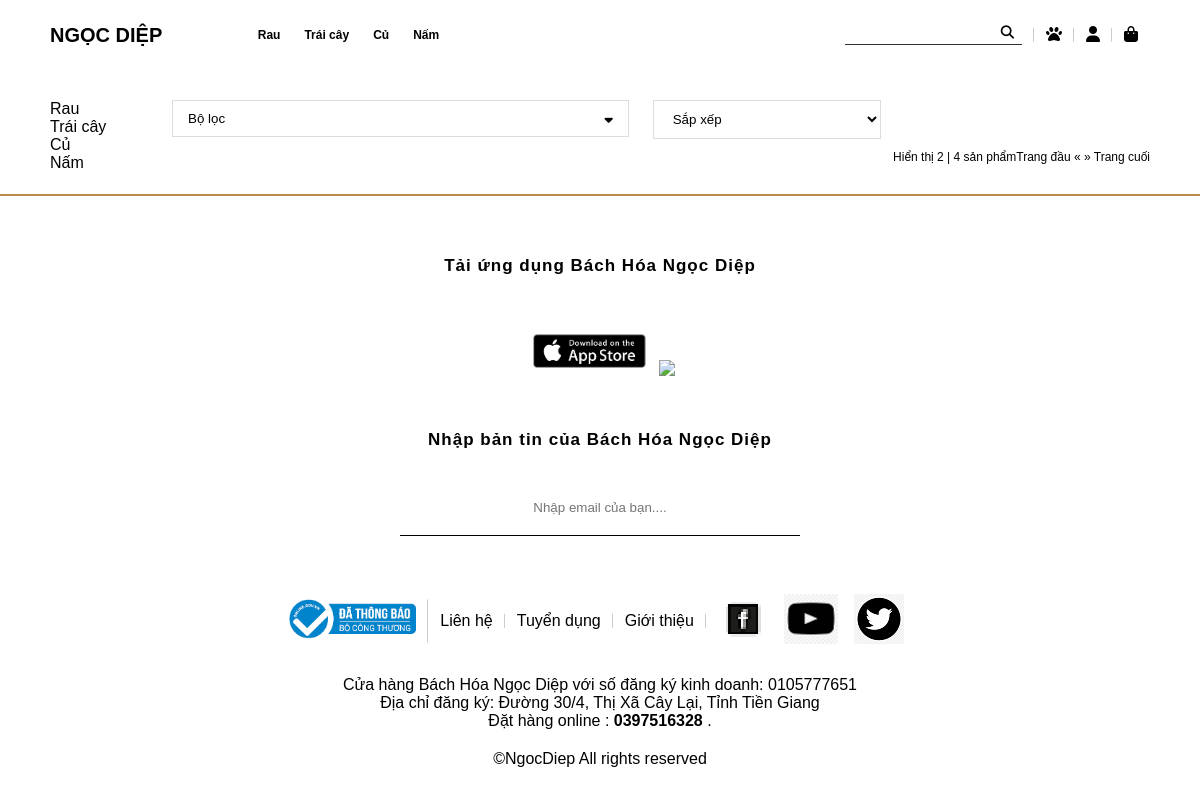
The app's page /bh_code/wed_index/cartegory.php with its own data.
### tables this page shows
CREATE TABLE `tbl_cartegory` (
  `cartegory_id` int(11) NOT NULL,
  `cartegory_name` varchar(255) NOT NULL
);

### bh_code/database.php (called while the page is built, shortened)
<?php
class Database{
	public $host = DB_HOST;
	public $user = DB_USER;
	public $pass = DB_PASS;
	public $dbname = DB_NAME;
	public $link;
    private function connectDB(){
    $this->link = new mysqli($this->host, $this->user, $this->pass, $this->dbname);
    }
    public function select($query){
        $result = $this->link->query($query) or
        die($this->link->error.__LINE__);
        if($result->num_rows > 0){
            return $result;
        } else {
            return false;
        }
    }
}
?>

### bh_code/wed_index/handle/giaodien_class.php (called while the page is built, shortened)
<?php
    include "../database.php";
?>
<?php
    class giaodien {
        private $db;
        public function __construct()
        {
            $this -> db = new Database();
        }
        public function show_cartegory(){
            $query = "SELECT * FROM tbl_cartegory ORDER BY cartegory_id ASC";
            $result = $this -> db -> select($query);
            return $result;
        }
        public function show_product($cartegory_id){
            $query = "SELECT * FROM tbl_product WHERE cartegory_id = '$cartegory_id' ORDER BY product_id DESC";
            $result = $this -> db -> select($query);
            return $result;
        }
    }
?>

### bh_code/wed_index/cartegory.php (the view, shortened to what this page needs)
<?php
    include "header.php";
?>
<section class="cartegory">
        <div class="contenr">
            <div class="row">
                <div class="cartegory-left">
                <?php
                    $giaodien = new giaodien;
                    $show_cartegory = $giaodien -> show_cartegory();
                ?>
            <?php
                if ($show_cartegory){ $i = 0;
                    while ($result = $show_cartegory -> fetch_assoc()) { $i++;
            ?>
                <li class="cartegory-left-li" id="<?php echo  $result['cartegory_id'] ?>"> <a href="cartegory.php?cartegory_id=<?php echo $result['cartegory_id'] ?>"> <?php echo  $result['cartegory_name'] ?></a>
                    <?php
                        $giaodien = new giaodien;
                        $cartegory_id = $result['cartegory_id'];
                        $show_bran = $giaodien -> show_bran($cartegory_id);
                    ?>
                    <?php
                        if ($show_bran){ $i = 0;
                            while ($result = $show_bran -> fetch_assoc()) { $i++;
                     ?>
                        <?php
                                }
                            }
                        ?>
                 </li>
            <?php
                    }
                }
            ?>
                </div>
                <div class="cartegory-right row ">
                    <div class="category-right-top-item">
                        <button> <span>Bộ lọc</span><i class="fa fa-sort-down"></i></button>
                    </div>
                    <div class="category-right-top-item">
                        <select name="" id="">
                            <option value=""> Sắp xếp </option>
                        </select>
                    </div>
                    <div class="cartegory-right-content row">
                    <?php
                            $giaodien = new giaodien;
                            $seach = isset($_GET['seach']) ? $_GET['seach'] : "";
                            $cartegory_id = isset($_GET['cartegory_id']) ? $_GET['cartegory_id'] : "";
                            $m = !empty($_GET['per_page']) ? $_GET['per_page'] : 8;
                            $k = !empty($_GET['page']) ? $_GET['page'] : 1;
                            $n = ($k - 1)*$m;
                            if($seach){
                                $show_cartegory_img = $giaodien -> show_product_seach($seach, $m, $n);
                                $show_product = $giaodien -> show_product_seach_x($seach);
                            }else{
                                $show_product = $giaodien -> show_product($cartegory_id);
                            }
                            $count = $show_product -> num_rows;
                            $page_q = ceil($count/$m);
                        ?>
                        <div class="cartegory-right-bottom row">
                            <div class="cartegory-right-bottom-items">
                                <p>Hiển thị 2 <span>|</span> 4 sản phẩm </p>
                            </div>
                            <div class="cartegory-right-bottom-items">
                                <p> <a href="cartegory.php?cartegory_id=<?php echo $_GET['cartegory_id']?>&per_page=<?php echo $m ?>&page=1">Trang đầu</a>  <span>&#171;</span>
                                <span>&#187;</span> <a href="cartegory.php?cartegory_id=<?php echo $_GET['cartegory_id']?>&per_page=<?php echo $m ?>&page=<?php echo $page_q ?>">Trang cuối</a> </p>
                            </div>
                        </div>
                </div>
                </div>
            </div>
        </div>
    </section>
    <hr>
    <section class="app-contenr">
        <p> Tải ứng dụng Bách Hóa Ngọc Diệp</p>
        <div class="app-google">
            <img src="../uploads/app-store.png">
            <img src="../uploads/gg-play.png">
        </div>
        <p> Nhập bản tin của Bách Hóa Ngọc Diệp</p>
        <input type="text" placeholder="Nhập email của bạn....">
    </section>
    <div class="footer-top">
        <li> <a href=""><img src="../uploads/thongbao.png"></a></li>
        <li> <a href="">Liên hệ</a></li>
        <li> <a href="">Tuyển dụng</a></li>
        <li> <a href="">Giới thiệu</a></li>
        <li>
            <a href=""><img src="../uploads/fb.png"></a>
            <a href=""><img src="../uploads/yt.jpg"></a>
            <a href=""><img src="../uploads/tw.png"></a>
        </li>
    </div>
    <div class="footer-center">
        <p>
           Cửa hàng Bách Hóa Ngọc Diệp với số đăng ký kinh doanh: 0105777651 <br>
            Địa chỉ đăng ký: Đường 30/4, Thị Xã Cây Lại, Tỉnh Tiền Giang<br>
            Đặt hàng online : <b>0397516328</b> .
        </p>
    </div>
    <div class="footer-bottom">
        ©NgocDiep All rights reserved
    </div>
</body>
</html>

### bh_code/wed_index/header.php (shortened to what this page needs)
<!DOCTYPE html>
<html lang="en">
<head>
    <link rel="stylesheet" href="index.css">
    <link rel="stylesheet" href="event.css">
    <link rel="stylesheet" href="font-awesome-4.7.0/css/font-awesome.min.css">
    <link rel="stylesheet" href="https://cdnjs.cloudflare.com/ajax/libs/font-awesome/6.1.1/css/all.min.css" />
</head>
<body>
    <?php
      include "handle/giaodien_class.php";
    ?>
    <header>
        <div class="logo">
            <a href="index.php">NGỌC DIỆP</a>
        </div>
        <div class="menu">
            <?php
                $giaodien = new giaodien;
                $show_cartegory = $giaodien -> show_cartegory();
            ?>
            <?php
                if ($show_cartegory){ $i = 0;
                    while ($result = $show_cartegory -> fetch_assoc()) { $i++;
            ?>
                <li id="<?php echo  $result['cartegory_id'] ?>"> <a href="cartegory.php?cartegory_id=<?php echo $result['cartegory_id'] ?>"> <?php echo  $result['cartegory_name'] ?></a>
                    <?php
                        $giaodien = new giaodien;
                        $cartegory_id = $result['cartegory_id'];
                        $show_bran = $giaodien -> show_bran($cartegory_id);
                    ?>
                    <?php
                        if ($show_bran){ $i = 0;
                            while ($result = $show_bran -> fetch_assoc()) { $i++;
                     ?>
                        <?php
                                }
                            }
                        ?>
                 </li>
            <?php
                    }
                }
            ?>
        </div>
        <form action="" method="GET">
            <div class="others">
                <li> <input type="text" name="seach"> <button><i class="fa fa-search"></i></button> </li>
                <li> <a href="event.php"> <i class="fa fa-paw" aria-hidden="true"></i> </a></li>
                <li> <a href="../login/dangnhap.php"><i class="fa fa-user" aria-hidden="true"></i></a></li>
                <li><a href="cart.php"><i class="fa fa-shopping-bag" aria-hidden="true"></i></a></li>
            </div>
        </form>
    </header>

### bh_code/wed_index/index.css (style rules this page uses)
* { margin: 0; padding: 0; box-sizing: border-box; font-family: Arial, Helvetica, sans-serif; }
li { list-style: none; }
a { text-decoration: none; color: #000; }
header { display: flex; justify-content: space-between; padding: 12px 50px; height: 70px; align-items: center; position: fixed; top: 0; left: 0; width: 100%; z-index: 1; background: rgba(104, 102, 102, 0.3); }
.logo { flex: 1; }
.logo a { font-size: 20px; font-weight: bold; }
.menu { flex: 3; display: flex; }
.menu > li { padding: 0 12px; position: relative; }
.menu > li a { font-size: 12px; font-weight: bold; display: block; line-height: 20px; }
.others { flex: 1; display: flex; }
.others > li { padding: 0 12px; position: relative; }
.others > li::after { content: ""; display: block; width: 1px; height: 80%; background: #cccccc; position: absolute; right: 0; top: 50%; transform: translateY(-50%); }
.others > li:last-child::after { display: none; }
.others > li:first-child { position: relative; }
.others > li:first-child input { width: 100%; height: 100%; border: none; border-bottom: 1px solid #333; background: transparent; outline: none; }
.others > li:first-child button { background: transparent; border: none; position: absolute; right: 10px; }
.others > li:first-child i { position: absolute; right: 10px; }
.app-contenr { text-align: center; align-items: center; padding: 50px 0 50px 0; }
.app-contenr p { line-height: 20px; letter-spacing: 1px; font-size: 17px; color: #000; font-weight: bold; }
.app-contenr input { margin-top: 50px; border: none; border-bottom: 1px solid #000; padding-bottom: 20px; width: 400px; text-align: center; outline: none; }
.app-google { margin: 50px; }
.app-google img { height: 50px; cursor: pointer; }
.footer-top { display: flex; text-align: center; justify-content: center; align-items: center; margin-bottom: 20px; height: 70px; }
.footer-top img { height: 50px; }
.footer-top li { padding: 0 12px; position: relative; }
.footer-top li::after { content: ""; display: block; width: 1px; height: 80%; background: #cccccc; position: absolute; right: 0; top: 50%; transform: translateY(-50%); }
.footer-top li:last-child::after { display: none; }
.footer-top li:last-child a { margin-right: 12px; color: #333; }
.footer-center { text-align: center; }
.footer-bottom { margin: 20px; text-align: center; }
hr { margin: 10px 0; border: #BF8A49 solid 1px; }
.footer-top a { color: #000; }
.footer-top li:last-child a { margin-right: 12px; color: #000; }
.footer-bottom { margin: 20px; text-align: center; color: #000; }
.row { display: flex; flex-wrap: wrap; }
.cartegory { padding: 100px 50px 0px 50px; }
.cartegory-left { width: 10%; }
.cartegory-right { width: 90%; }
.category-right-top-item:first-child { flex: 2; font-size: 16px; font-family: var(--main-text-font); font-weight: bold; }
.category-right-top-item { flex: 1; padding: 0 12px; }
.category-right-top-item button { width: 100%; padding: 10px 15px; display: flex; justify-content: space-between; background-color: #ffff; border: 1px solid #dddddd; cursor: pointer; }
.category-right-top-item select { width: 100%; padding: 10px 15px; justify-content: space-between; background-color: #ffff; border: 1px solid #dddddd; cursor: pointer; }
.cartegory-right-content { margin-top: 20px; justify-content: space-between; }
.cartegory-right-bottom { justify-content: space-between; margin: 30px 0 20px; width: 100%; }
.cartegory-right-bottom p { font-family: var(--main-text-font); font-size: 12px; font: helvetica; }

### records on screen
tbl_cartegory: cartegory_name "Rau"
tbl_cartegory: cartegory_name "Trái cây"
tbl_cartegory: cartegory_name "Củ"
tbl_cartegory: cartegory_name "Nấm"
